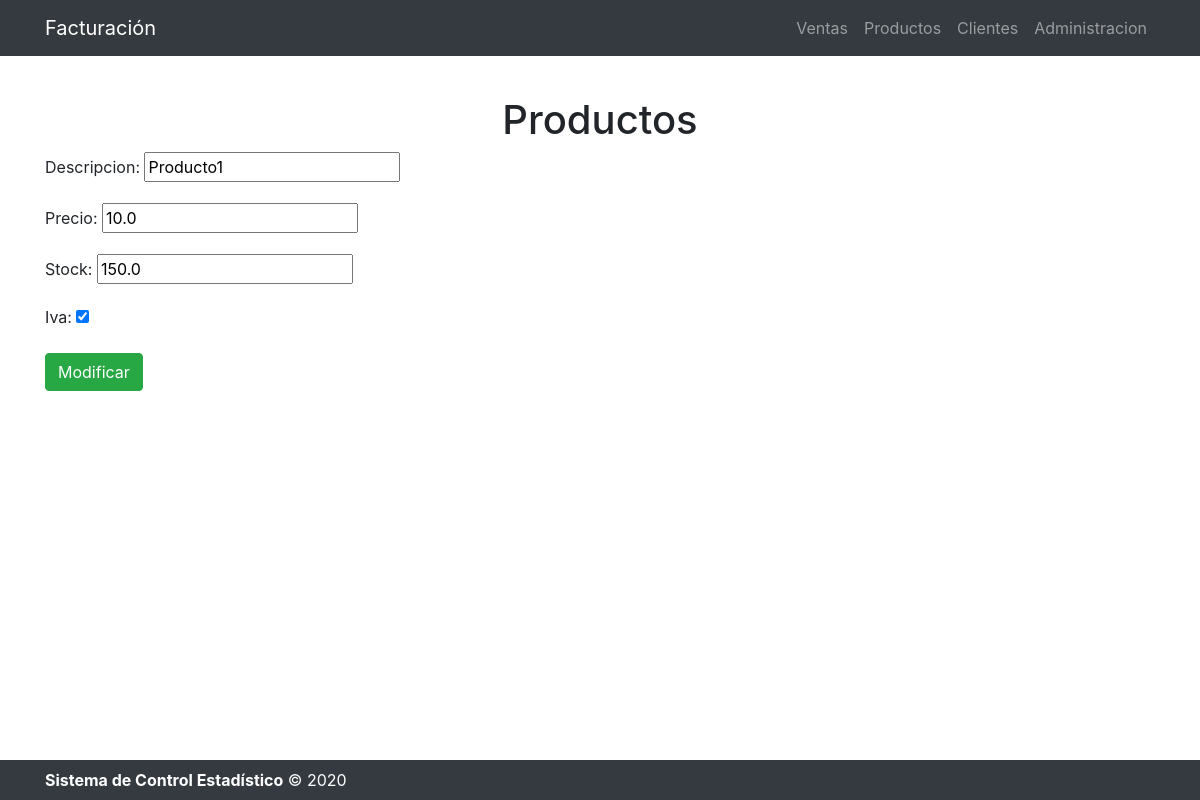
/editarproducto/2/, run on the app's committed database.
### app/models.py (models this page shows, shortened)
class Producto(models.Model):
    descripcion = models.CharField(max_length=100)
    precio = models.FloatField(default=0)
    stock = models.FloatField(default=0)
    iva = models.BooleanField(default=True)
    class Meta:
        verbose_name = 'Producto'
        verbose_name_plural = 'Productos'

### app/views.py (the view)
# urls.py: path('editarproducto/<int:id>/', editarProducto, name='editarProducto'),
def editarProducto(request, id):
    opciones = {'Ventas': 'Ventas',
                'Producto': 'Productos',
                'Cliente': 'Clientes',
                'Administracion': 'Administracion',
                'accion': 'Modificar'}
    producto = Producto.objects.get(id=id)
    if request.method == 'GET':
        form = ProductoForm(instance=producto)
        opciones['form'] = form
    else:
        form = ProductoForm(request.POST, instance=producto)
        if form.is_valid():
            form.save()
            return redirect('listarProducto')
    return render(request, 'producto.html', opciones)

### app/forms.py
class ProductoForm(forms.ModelForm):
    class Meta:
        model = Producto
        fields = ('descripcion', 'precio', 'stock', 'iva')
        label = {'descripcion': 'Descripción', 'precio': 'Precio', 'stock': 'Stock', 'iva': 'IVA'}

### app/templates/producto.html (shortened to what this page needs)
<!DOCTYPE html>
<html lang="es">
<head>
    {% load static %}
    <link rel="stylesheet" href="https://stackpath.bootstrapcdn.com/bootstrap/4.5.2/css/bootstrap.min.css">
    <link href="{% static 'bootstrap/css/bootstrap.min.css' %}" rel="stylesheet">
    <link href="{% static 'bootstrap/css/bootstrap.min.css' %}" rel="stylesheet">
</head>
<nav class="navbar navbar-expand-lg navbar-dark bg-dark fixed-top">
    <div class="container">
        <a class="navbar-brand" href="#">Facturación</a>
        <div class="collapse navbar-collapse" id="navbarResponsive">
            <ul class="navbar-nav ml-auto">
               <li class="nav-item">
                        <a class="nav-link" href="/">{{ Ventas}}</a>
                    </li>
                    <li class="nav-item">
                        <a class="nav-link" href="/listarproducto">{{Producto}}</a>
                    </li>
                    <li class="nav-item">
                        <a class="nav-link" href="/listarcliente">{{Cliente}}</a>
                    </li>
                    <li class="nav-item">
                        <a class="nav-link" href="/admin">{{Administracion}}</a>
                    </li>
            </ul>
        </div>
    </div>
</nav>
<br><br><br><br>
<div class="container">
    <h1 class="text-center">{{Producto}}</h1>
     <form class="form-horizontal" method="post" id="addproduct" action="" role="form">
        {{ form.as_p }}
        <button class="btn btn-success" type="submit">{{accion}}</button>
    </form>
</div>
<br><br><br><br>
<footer class="py-2 bg-dark" style="bottom: 0; position:fixed; width:100%;">
    <div class="container">
        <p class="m-0 text-left text-white"><b>Sistema de Control Estadístico</b> &copy; 2020</p>
    </div>
</footer>
</html>

### data on the page
Producto: descripcion "Producto1", precio "10.0", stock "150.0", iva "☑"

### other printed values
{{ Ventas }} "Ventas"
{{ Producto }} "Productos"
{{ Cliente }} "Clientes"
{{ Administracion }} "Administracion"
{{ accion }} "Modificar"
